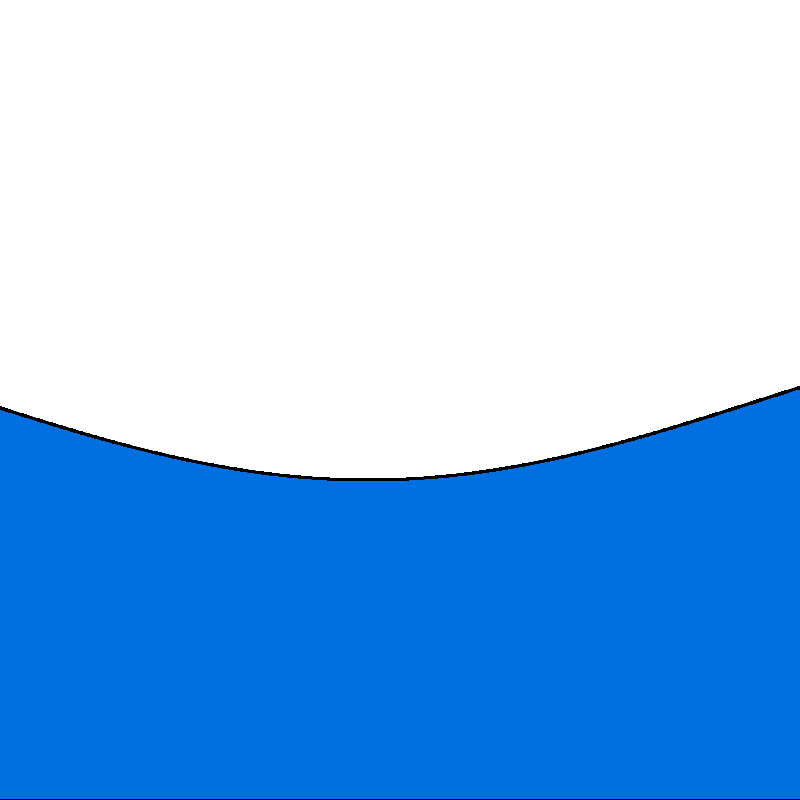
Frame 1 (no input)
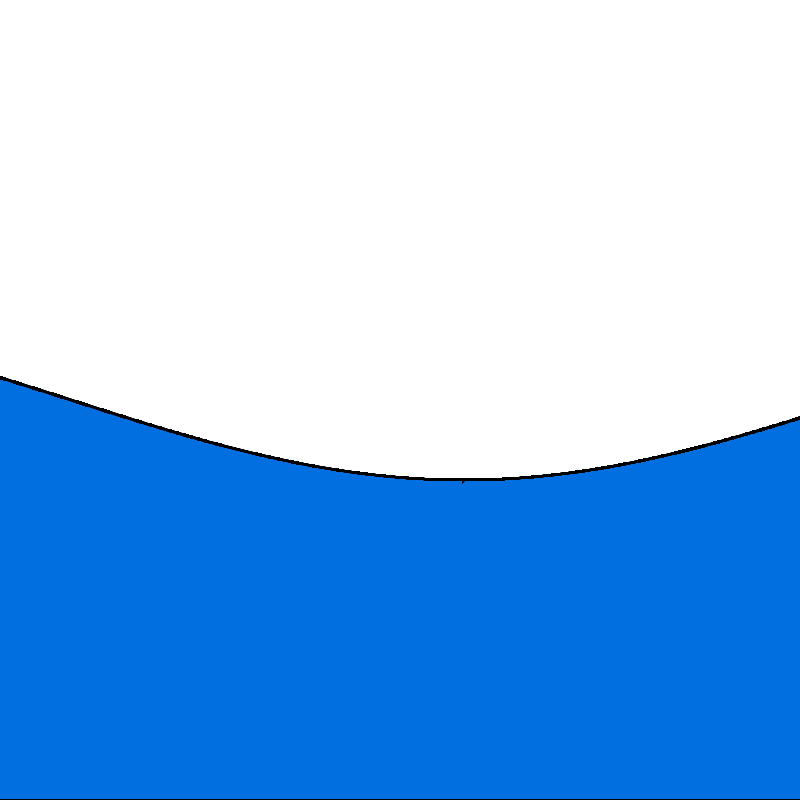
Frame 60 (the mouse pressed at the canvas centre just before this capture)
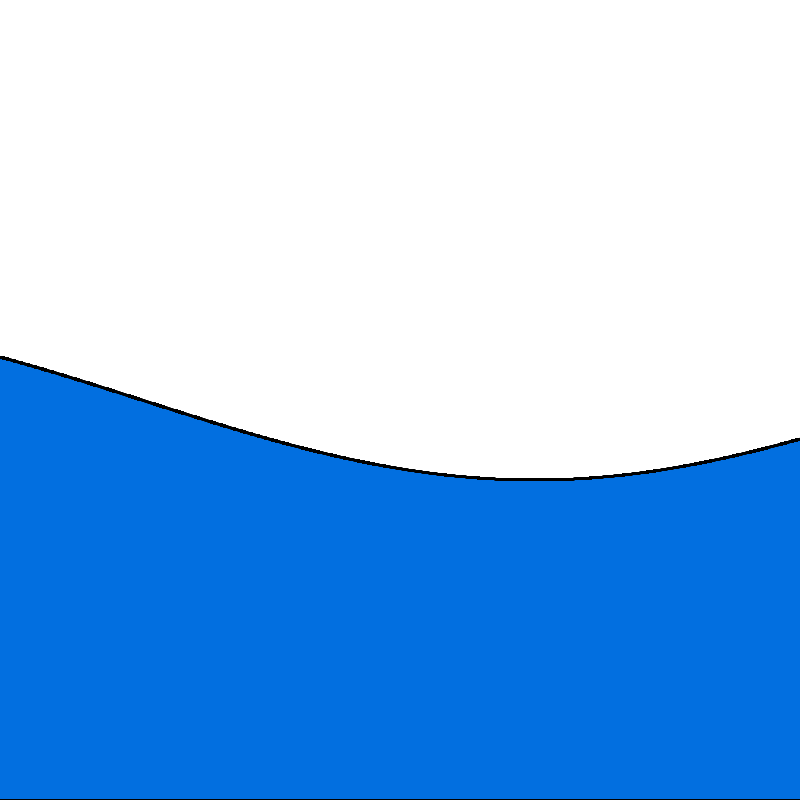
Frame 120 (the mouse held since frame 60 and released just before this capture)

The Processing sketch that drew these frames (run headless with seeded random() and noise(); from frame 60 on, the mouse is pressed at the canvas centre):

// Processing sketch: wave
// ── wave.pde
Wave wave;

void setup() {
  size(800, 800);
  wave=new Wave(height/10,500, 2);
}

void draw() {
  background(255);
  wave.run();
}

class Wave {
  float _height; //波の高さ
  float interval; //波の間隔
  float x; //x軸方向の進行
  float resolution; //波の解像度(vertexの間隔)

  Wave(float _height,float interval, float resolution) {
    this._height=_height;
    this.interval=interval;
    this.resolution=resolution;
  }

  void run() {
    rogic();
    display();
  }
  
  void rogic() {
    x+=0.1;
  }

  void display() {
    fill(2, 111, 224);
    strokeWeight(3);

    beginShape();
    vertex(-100, height/2);
    for (int i=0; i<width*resolution; i++) {
      vertex(i/resolution, sin(i/interval+x)*_height+height/2);
    }
    vertex(width+100,height/2);
    vertex(width+100, height);
    vertex(-100, height);
    endShape(CLOSE);
  }  
}
